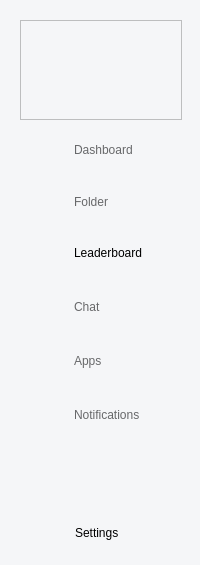
     <widget class="QWidget" name="widget" native="true">
      <property name="minimumSize">
       <size>
        <width>200</width>
        <height>0</height>
       </size>
      </property>
      <property name="maximumSize">
       <size>
        <width>200</width>
        <height>16777215</height>
       </size>
      </property>
      <property name="cursor">
       <cursorShape>ArrowCursor</cursorShape>
      </property>
      <property name="styleSheet">
       <string notr="true">background-color: #F5F6F8;</string>
      </property>
      <layout class="QVBoxLayout" name="verticalLayout">
       <property name="rightMargin">
        <number>9</number>
       </property>
       <item>
        <widget class="QWidget" name="widget_4" native="true">
         <layout class="QVBoxLayout" name="verticalLayout_3">
          <item>
           <widget class="QFrame" name="frame">
            <property name="minimumSize">
             <size>
              <width>0</width>
              <height>100</height>
             </size>
            </property>
            <property name="maximumSize">
             <size>
              <width>16777215</width>
              <height>100</height>
             </size>
            </property>
            <property name="frameShape">
             <enum>QFrame::StyledPanel</enum>
            </property>
            <property name="frameShadow">
             <enum>QFrame::Raised</enum>
            </property>
            <layout class="QHBoxLayout" name="horizontalLayout_26">
             <item>
              <widget class="QLabel" name="label">
               <property name="minimumSize">
                <size>
                 <width>60</width>
                 <height>60</height>
                </size>
               </property>
               <property name="maximumSize">
                <size>
                 <width>60</width>
                 <height>60</height>
                </size>
               </property>
               <property name="text">
                <string/>
               </property>
               <property name="pixmap">
                <pixmap resource="source.qrc">:/img/img/icons8-mario-50.png</pixmap>
               </property>
               <property name="scaledContents">
                <bool>true</bool>
               </property>
              </widget>
             </item>
            </layout>
           </widget>
          </item>
          <item>
           <widget class="QWidget" name="widget_6" native="true">
            <layout class="QHBoxLayout" name="horizontalLayout_2">
             <property name="spacing">
              <number>15</number>
             </property>
             <item>
              <widget class="QLabel" name="label_2">
               <property name="enabled">
                <bool>false</bool>
               </property>
               <property name="minimumSize">
                <size>
                 <width>30</width>
                 <height>30</height>
                </size>
               </property>
               <property name="maximumSize">
                <size>
                 <width>30</width>
                 <height>30</height>
                </size>
               </property>
               <property name="text">
                <string/>
               </property>
               <property name="pixmap">
                <pixmap resource="source.qrc">:/img/img/home_FILL0_wght400_GRAD0_opsz48.png</pixmap>
               </property>
               <property name="scaledContents">
                <bool>true</bool>
               </property>
              </widget>
             </item>
             <item>
              <widget class="QLabel" name="label_3">
               <property name="enabled">
                <bool>true</bool>
               </property>
               <property name="styleSheet">
                <string notr="true">font: 700 12pt &quot;Segoe UI&quot;;
color: #67686A;</string>
               </property>
               <property name="text">
                <string>Dashboard</string>
               </property>
              </widget>
             </item>
            </layout>
           </widget>
          </item>
          <item>
           <widget class="QWidget" name="widget_7" native="true">
            <layout class="QHBoxLayout" name="horizontalLayout_3">
             <property name="spacing">
              <number>20</number>
             </property>
             <item>
              <widget class="QLabel" name="label_4">
               <property name="enabled">
                <bool>false</bool>
               </property>
               <property name="minimumSize">
                <size>
                 <width>25</width>
                 <height>25</height>
                </size>
               </property>
               <property name="maximumSize">
                <size>
                 <width>25</width>
                 <height>25</height>
                </size>
               </property>
               <property name="text">
                <string/>
               </property>
               <property name="pixmap">
                <pixmap resource="source.qrc">:/img/img/icons8-folder-26.png</pixmap>
               </property>
               <property name="scaledContents">
                <bool>true</bool>
               </property>
              </widget>
             </item>
             <item>
              <widget class="QLabel" name="label_5">
               <property name="styleSheet">
                <string notr="true">font: 700 12pt &quot;Segoe UI&quot;;
color: #67686A;</string>
               </property>
               <property name="text">
                <string>Folder</string>
               </property>
              </widget>
             </item>
            </layout>
           </widget>
          </item>
          <item>
           <widget class="QWidget" name="widget_11" native="true">
            <layout class="QHBoxLayout" name="horizontalLayout_4">
             <property name="spacing">
              <number>15</number>
             </property>
             <item>
              <widget class="QLabel" name="label_6">
               <property name="minimumSize">
                <size>
                 <width>30</width>
                 <height>30</height>
                </size>
               </property>
               <property name="maximumSize">
                <size>
                 <width>30</width>
                 <height>30</height>
                </size>
               </property>
               <property name="text">
                <string/>
               </property>
               <property name="pixmap">
                <pixmap>img/icons8-ranking-48.png</pixmap>
               </property>
               <property name="scaledContents">
                <bool>true</bool>
               </property>
              </widget>
             </item>
             <item>
              <widget class="QLabel" name="label_7">
               <property name="styleSheet">
                <string notr="true">font: 700 12pt &quot;Segoe UI&quot;;

</string>
               </property>
               <property name="text">
                <string>Leaderboard</string>
               </property>
              </widget>
             </item>
            </layout>
           </widget>
          </item>
          <item>
           <widget class="QWidget" name="widget_8" native="true">
            <layout class="QHBoxLayout" name="horizontalLayout_5">
             <property name="spacing">
              <number>15</number>
             </property>
             <item>
              <widget class="QLabel" name="label_8">
               <property name="enabled">
                <bool>false</bool>
               </property>
               <property name="minimumSize">
                <size>
                 <width>30</width>
                 <height>30</height>
                </size>
               </property>
               <property name="maximumSize">
                <size>
                 <width>30</width>
                 <height>30</height>
                </size>
               </property>
               <property name="text">
                <string/>
               </property>
               <property name="pixmap">
                <pixmap resource="source.qrc">:/img/img/icons8-chat-48.png</pixmap>
               </property>
               <property name="scaledContents">
                <bool>true</bool>
               </property>
              </widget>
             </item>
             <item>
              <widget class="QLabel" name="label_9">
               <property name="styleSheet">
                <string notr="true">font: 700 12pt &quot;Segoe UI&quot;;
color: #67686A;</string>
               </property>
               <property name="text">
                <string>Chat</string>
               </property>
              </widget>
             </item>
            </layout>
           </widget>
          </item>
          <item>
           <widget class="QWidget" name="widget_10" native="true">
            <layout class="QHBoxLayout" name="horizontalLayout_6">
             <property name="spacing">
              <number>15</number>
             </property>
             <item>
              <widget class="QLabel" name="label_10">
               <property name="enabled">
                <bool>false</bool>
               </property>
               <property name="minimumSize">
                <size>
                 <width>30</width>
                 <height>30</height>
                </size>
               </property>
               <property name="maximumSize">
                <size>
                 <width>30</width>
                 <height>30</height>
                </size>
               </property>
               <property name="text">
                <string/>
               </property>
               <property name="pixmap">
                <pixmap resource="source.qrc">:/img/img/icons8-app-67.png</pixmap>
               </property>
               <property name="scaledContents">
                <bool>true</bool>
               </property>
              </widget>
             </item>
             <item>
              <widget class="QLabel" name="label_11">
               <property name="styleSheet">
                <string notr="true">font: 700 12pt &quot;Segoe UI&quot;;
color: #67686A;</string>
               </property>
               <property name="text">
                <string>Apps</string>
               </property>
              </widget>
             </item>
            </layout>
           </widget>
          </item>
          <item>
           <widget class="QWidget" name="widget_9" native="true">
            <layout class="QHBoxLayout" name="horizontalLayout_7">
             <property name="spacing">
              <number>15</number>
             </property>
             <item>
              <widget class="QLabel" name="label_12">
               <property name="enabled">
                <bool>false</bool>
               </property>
               <property name="minimumSize">
                <size>
                 <width>30</width>
                 <height>30</height>
                </size>
               </property>
               <property name="maximumSize">
                <size>
                 <width>30</width>
                 <height>30</height>
                </size>
               </property>
               <property name="text">
                <string/>
               </property>
               <property name="pixmap">
                <pixmap resource="source.qrc">:/img/img/icons8-notification-48.png</pixmap>
               </property>
               <property name="scaledContents">
                <bool>true</bool>
               </property>
              </widget>
             </item>
             <item>
              <widget class="QLabel" name="label_13">
               <property name="styleSheet">
                <string notr="true">font: 700 12pt &quot;Segoe UI&quot;;
color: #67686A;</string>
               </property>
               <property name="text">
                <string>Notifications</string>
               </property>
              </widget>
             </item>
            </layout>
           </widget>
          </item>
         </layout>
        </widget>
       </item>
       <item>
        <widget class="QWidget" name="widget_5" native="true">
         <property name="minimumSize">
          <size>
           <width>0</width>
           <height>100</height>
          </size>
         </property>
         <property name="maximumSize">
          <size>
           <width>16777215</width>
           <height>100</height>
          </size>
         </property>
         <widget class="QLabel" name="label_14">
          <property name="geometry">
           <rect>
            <x>22</x>
            <y>63</y>
            <width>30</width>
            <height>30</height>
           </rect>
          </property>
          <property name="text">
           <string/>
          </property>
          <property name="pixmap">
           <pixmap resource="source.qrc">:/img/img/icons8-setting-64.png</pixmap>
          </property>
          <property name="scaledContents">
           <bool>true</bool>
          </property>
         </widget>
         <widget class="QLabel" name="label_15">
          <property name="geometry">
           <rect>
            <x>64</x>
            <y>68</y>
            <width>71</width>
            <height>21</height>
           </rect>
          </property>
          <property name="styleSheet">
           <string notr="true">font: 700 12pt &quot;Segoe UI&quot;;
</string>
          </property>
          <property name="text">
           <string>Settings</string>
          </property>
         </widget>
        </widget>
       </item>
      </layout>
     </widget>
